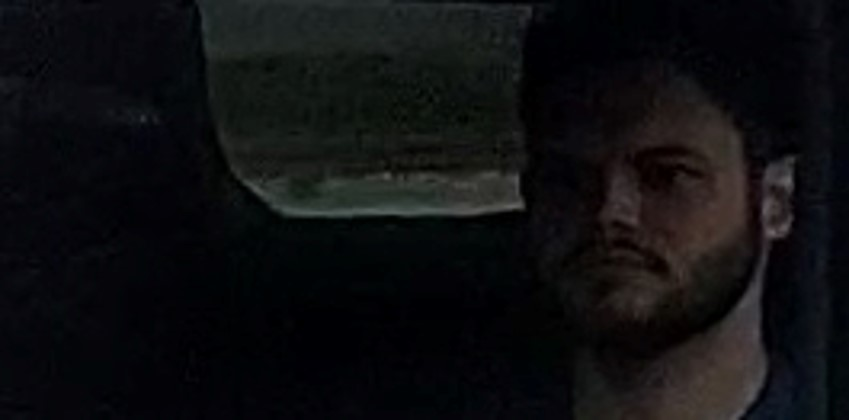
#> input picture cbiggins.jpg, 849 x 420 px, given as the content of the folder raw/, which was not available
$ python 'variation copy.py'   (older library calls are emulated)
#> lines starting #> are read from the running program, lines starting #| are printed output that depends on the picture; pictures that were not available may be replaced by others from this repository, and a replacement may not be noted
"""
Python Script intended to apply a selection of modifications to a selected image
generating many variations of the same image to see what effect is had on facial recognition

This will be done in batch on a large selection of files
"""
import logging
import os
import sys
from tkinter import Button, Label, Tk, filedialog
from typing import Any

import cv2
import numpy as np
import numpy.typing as npt

from video2frames import VidClass

### FLAGS ###
PREV = True     # Display output to screen
OUT = True      # Write output to a jpg file
VID = False     # True means to populate ./raw with frames from a video, False uses ./raw as is


class ImgMod:
    """Applied image modifications automatically in bulk"""
    def __init__(self, prev, out, vid):
        # Initial Logger Settings
        fmt_main = "%(asctime)s | main\t\t: %(message)s"
        logging.basicConfig(format=fmt_main, level=logging.INFO,
                        datefmt="%Y-%m-%D %H:%M:%S")

        self.prev = prev    # Display output to screen
        self.out = out      # Write output to a jpg file
        self.vid = vid      # True means to populate ./raw with frames from a video, False uses ./raw as is

        # Source Image Array
        self.IMG_ARR = {}

    # [33 lines left out: function acquire_frames, not called in this run]

    def parse_dir(self):
        """ Parses a directory of images and calls the function to modify images """
        if self.vid:
            path = "frames/"
        else:
            path = "raw/"

        for file_name in os.listdir(path):
            # check if the image ends with png or jpg or jpeg
            if (file_name.endswith(".png") or file_name.endswith(".jpg")\
                or file_name.endswith(".jpeg")):
                logging.info("Reading File: " + path + file_name + "...")
                img = cv2.imread(path + file_name)
#> img is the input picture: shape (420, 849, 3); mean B, G, R 16.5, 14.6, 14.4

                if img is None:
                    logging.info('Could not open or find the image: img/' + file_name)
                    exit(0)

                self.IMG_ARR[file_name] = img

        return 0

    def find_faces(self, img) -> list:
        """ detect faces """
        faceCascade = cv2.CascadeClassifier("haarcascade_frontalface_default.xml")      # Create the haar cascade
        ##########   FACES   ##########
        # Detect faces in the image
        gry = cv2.cvtColor(img, cv2.COLOR_BGR2GRAY)                                     # Greyscale
        faces = faceCascade.detectMultiScale(
            gry,
            scaleFactor=1.1,
            minNeighbors=5,
            minSize=(30, 30),
            flags = cv2.CASCADE_SCALE_IMAGE #flags =cv2.cv.CV_HAAR_SCALE_IMAGE
        )
        ########   END FACES   ########
        return faces

    # [10 lines left out: function auto_balance, not called in this run]

    def bri_con(self, cur_img, b=0, w=0, g=0) -> npt.NDArray[Any]:
        """
        Adjust the brightness/contrast of the image by modifying the blackpoint, whitepoint, and greypoint

        :param cur_img: input BGR pixel array
        :param b: black point - this value and anything below it will be set to zero
        :param w: white point - this value and anything below it will be set to 255

        TODO: How do I change greypoint???
        """
        # Convert to HSV and split
        hsv_img = cv2.cvtColor(cur_img, cv2.COLOR_BGR2HSV)
        h,s,v = cv2.split(hsv_img)

        # Modify value channel by clipping at the black and white points
        # subtracting the black point
        # and scaling the whole thing so that the new white point is 255
        scale = (w-b)/255
        c_v = np.clip(v, b, w) - b              # Clipped Values
        s_v = c_v / scale                   # Scaled Values

        logging.info("\tOriginal = (%d, %d)", np.min(v), np.max(v))

        # Recombine channels
        hsv_new = cv2.merge([h,s,s_v.astype(np.uint8)])

        # Convert back to bgr
        n_img = cv2.cvtColor(hsv_new, cv2.COLOR_HSV2BGR)

        return n_img

    def hue_sat(self, cur_img, hmod=0, smod=0, vmod=0) -> npt.NDArray[Any]:
        """
        Modifies the Hue and Saturation of an Image

        :param cur_img: input BGR pixel array
        :param hmod: hue offset - all hue values will be incremented by this number (overflow loops)
        :param smod: saturation percentage - all saturation values will be **scaled** by this **percentage** (overflow loops)
        :param vmod: value offset - all values will be incremented by this number (overflow loops)
        """
        # Convert to HSV and split
        hsv = cv2.cvtColor(cur_img, cv2.COLOR_BGR2HSV)
        h,s,v = cv2.split(hsv)

        # logging.info("Saturation:", hsv[:,:,1].mean())

        # Modify channels by adding difference and modulo 180
        hnew = np.mod(h + hmod, 180).astype(np.uint8)
        snew = s*(1+(smod-1)/100)
        snew = np.clip(snew.astype(np.uint8), 0, 255)
        vnew = np.mod(v + vmod, 256).astype(np.uint8)

        # Recombine channels
        hsv_new = cv2.merge([hnew,snew,vnew])

        # Convert back to bgr
        n_img = cv2.cvtColor(hsv_new, cv2.COLOR_HSV2BGR)

        return n_img


    # [22 lines left out: function color_mod, not called in this run]


    def run(self) -> None:
        """ Main Class Runner """
        if self.vid:
            self.acquire_frames()

        self.parse_dir()

        for file_name, cur_img in self.IMG_ARR.items():
            bp, wp = 0, 255

            logging.info("Finding faces...")
            faces = self.find_faces(img=cur_img)
            if len(faces) == 0:
                logging.info("No faces!")
            else:
                logging.info("%d faces found!", len(faces))

                # Draw a rectangle around the faces
                cropped = cur_img
                for (x, y, w, h) in faces:
                    cropped = cur_img[y:y+h, x:x+w]
                    cv2.imshow("cropped", cropped)
                    logging.info("Press 'c' to confirm.")
                    if cv2.waitKey(0) & 0xFF == ord('c'):
                        # logging.info(x, w, y, h)
                        bp, wp = self.auto_balance(cropped)
                        cv2.rectangle(cur_img, (x, y), (x+w, y+h), (255, 255, 255), 2)
                        # Auto
                        fc = self.bri_con(cur_img=cur_img, b=bp, w=wp)
                        cv2.imshow("fc", fc)                # Show auto balanced
                        cv2.imwrite("edited/auto_" + file_name, fc)


            ########## ADJUSTMENTS ##########
            # Brightness/Contrast using Black and White points
            # TODO: Add grey point
            fc_1 = self.bri_con(cur_img, 0, 190)
            fc_2 = self.bri_con(fc_1, 0, 200)
            fc_3 = self.bri_con(fc_2, 50, 200)
            fc_12_220 = self.bri_con(cur_img, 12, 220)
            fc_24_185 = self.bri_con(cur_img, 24, 185)

            # Hue/Saturation
            low_sat_45 = self.hue_sat(fc_24_185, 45, 1)
            high_sat_45 = self.hue_sat(fc_24_185, 45, 100)
            low_sat_90 = self.hue_sat(fc_24_185, 90, 1)
            high_sat_90 = self.hue_sat(fc_24_185, 90, 100)
            low_sat_135 = self.hue_sat(fc_24_185, 135, 1)
            high_sat_135 = self.hue_sat(fc_24_185, 135, 100)
            low_sat_180 = self.hue_sat(fc_24_185, 180, 1)
            high_sat_180 = self.hue_sat(fc_24_185, 180, 100)
            ########   END ADJUSTMENTS   ##########


            ##########  START DISPLAY  ##########
            if self.prev:
                cv2.imshow("original", cur_img)     # Show Original
                # cv2.imshow("greyscale", gry)        # Show Greyscale
                # cv2.imshow("cropped", cropped)      # Show Isolated Face

                # 0 Hue
                cv2.imshow("low_sat", low_sat_180)
                cv2.imshow("high_sat", high_sat_180)
                # cv2.waitKey(0)

                # 60 Hue
                cv2.imshow("low_sat", low_sat_45)
                cv2.imshow("high_sat", high_sat_45)
                # cv2.waitKey(0)

                # 120 Hue
                cv2.imshow("low_sat", low_sat_90)
                cv2.imshow("high_sat", high_sat_90)
                # cv2.waitKey(0)

                # 150 Hue
                cv2.imshow("low_sat", low_sat_135)
                cv2.imshow("high_sat", high_sat_135)
                cv2.waitKey(0)

                # [5 lines of commented-out code are left out]

                cv2.destroyAllWindows()
            ##########   END DISPLAY   ##########


            ##########  START FILE OUTPUT  ##########
            if self.out:
                cv2.imwrite("edited/frame_" + file_name, cur_img)
                # cv2.imwrite("edited/2_gray_" + file_name, gry)
                # cv2.imwrite("edited/cropped" + file_name, cropped)


                cv2.imwrite("edited/g1Level_0-190_" + file_name, fc_1)
                cv2.imwrite("edited/g2Level_0-190_0-200_" + file_name, fc_2)
                cv2.imwrite("edited/g3Level_0-190_0-200_50-200_" + file_name, fc_3)
                cv2.imwrite("edited/Level_12-220_" + file_name, fc_12_220)
                cv2.imwrite("edited/Level_24-185_" + file_name, fc_24_185)


                cv2.imwrite("edited/level_24-1-185_h_90" + file_name, low_sat_45)
                cv2.imwrite("edited/level_24-1-185_h_-90" + file_name, low_sat_135)
                cv2.imwrite("edited/level_24-1-185_h_90_s_100" + file_name, high_sat_45)
                cv2.imwrite("edited/level_24-1-185_h_-90_s100" + file_name, high_sat_135)

                cv2.imwrite("edited/level_24-1-185_h_-180" + file_name, low_sat_90)
                cv2.imwrite("edited/level_24-1-185_h_-180_s_100" + file_name, high_sat_90)

                cv2.imwrite("edited/level_24-1-185_s_100" + file_name, high_sat_180)
                cv2.imwrite("edited/level_24-1-185_s_-0" + file_name, low_sat_180)
#> this loop made 1 pass
#> (file_name, faces) on pass 1: ('cbiggins.jpg', [[500, 86, 237, 237]])
#> pass 1, in run, `cv2.imshow("cropped", cropped)`:
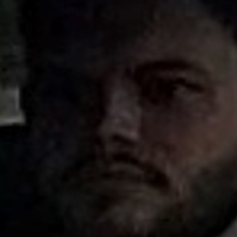
#> window 'cropped': shape (237, 237, 3); mean B, G, R 18.8, 19.5, 24.7
#> pass 1, in bri_con, `h,s,v = cv2.split(hsv_img)`:
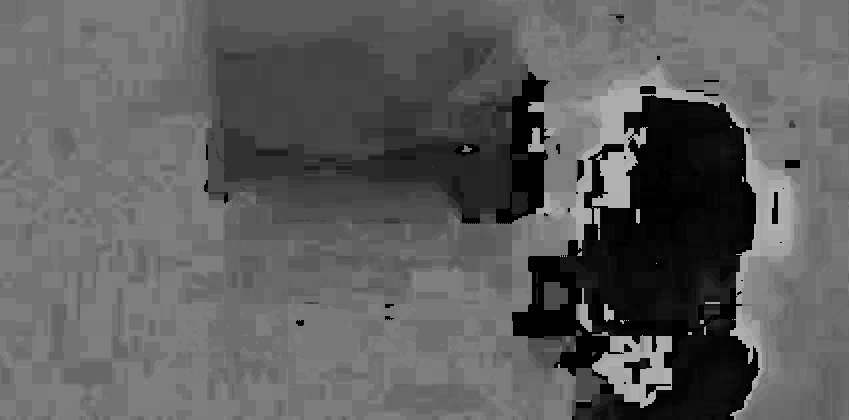
#> h: shape (420, 849); min 0, max 178, mean 93.2
#> after the loop:
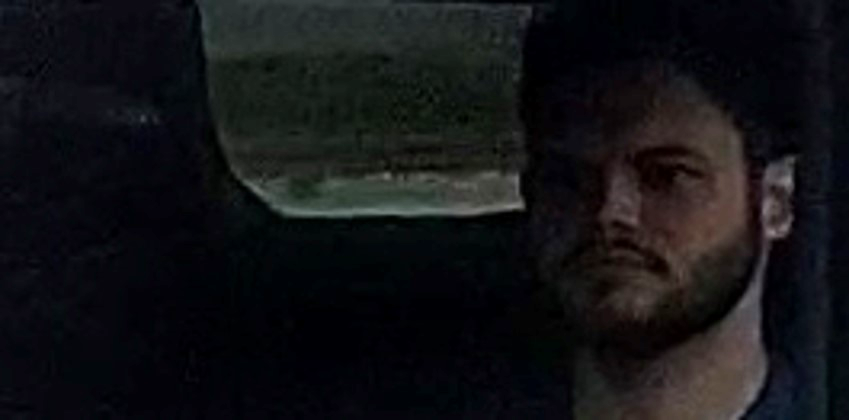
#> fc_1: shape (420, 849, 3); mean B, G, R 21.5, 18.9, 18.7
#> after the loop:
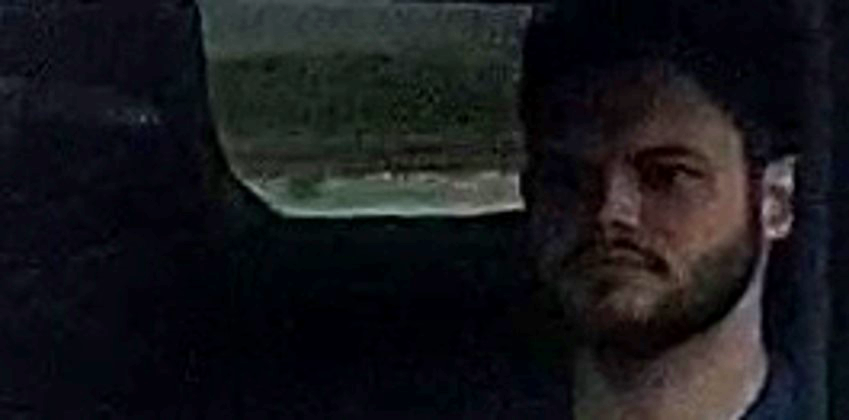
#> fc_2: shape (420, 849, 3); mean B, G, R 26.9, 23.5, 23.2
#> after the loop:
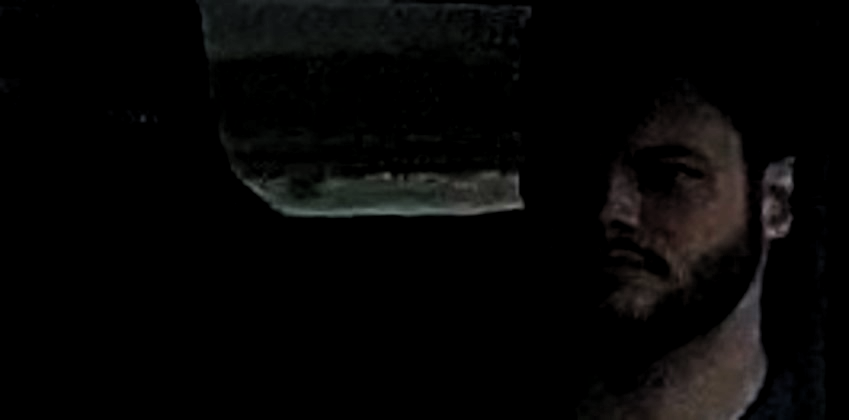
#> fc_24_185: shape (420, 849, 3); mean B, G, R 5.8, 6.1, 6.5
            ##########   END FILE OUTPUT   ##########


    # [22 lines left out: functions resize_img, pixel_print, not called in this run]


if __name__ == "__main__":
    im = ImgMod(prev=PREV, out=OUT, vid=VID)
    sys.exit(im.run())
#> (the program exits here)

$ run again, on old/khai.jpg
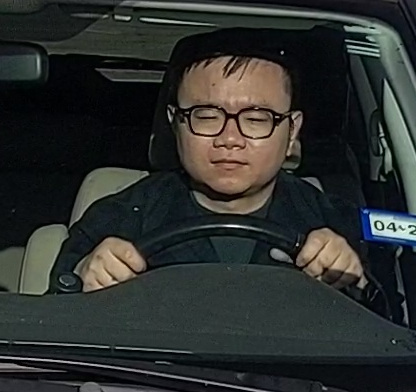
#> input picture old/khai.jpg, 416 x 392 px, given as the content of the folder raw/, which was not available
#> in parse_dir, img is the input picture: shape (392, 416, 3); mean B, G, R 45.9, 47.9, 45
#> the loop in run, `for file_name, cur_img in self.IMG_ARR.items():` made 1 pass
#> (file_name, faces) on pass 1: ('khai.jpg', [[161, 62, 143, 143]])
#> pass 1, in bri_con, `h,s,v = cv2.split(hsv_img)`:
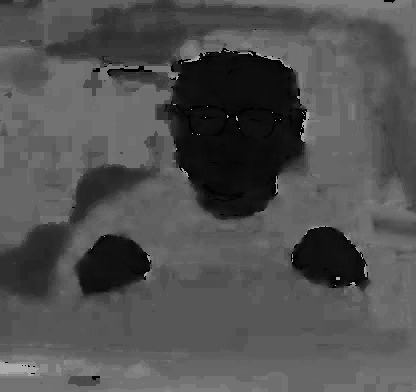
#> h: shape (392, 416); min 0, max 179, mean 80.6
#> after the loop in run, `for file_name, cur_img in self.IMG_ARR.items():`:
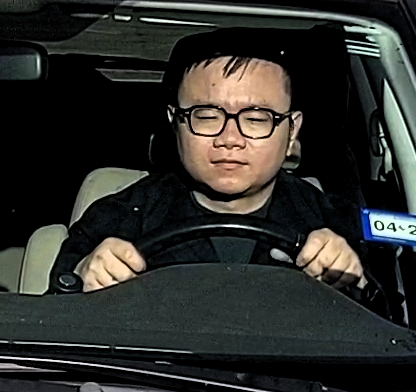
#> fc_24_185: shape (392, 416, 3); mean B, G, R 42.6, 46.2, 45.6
